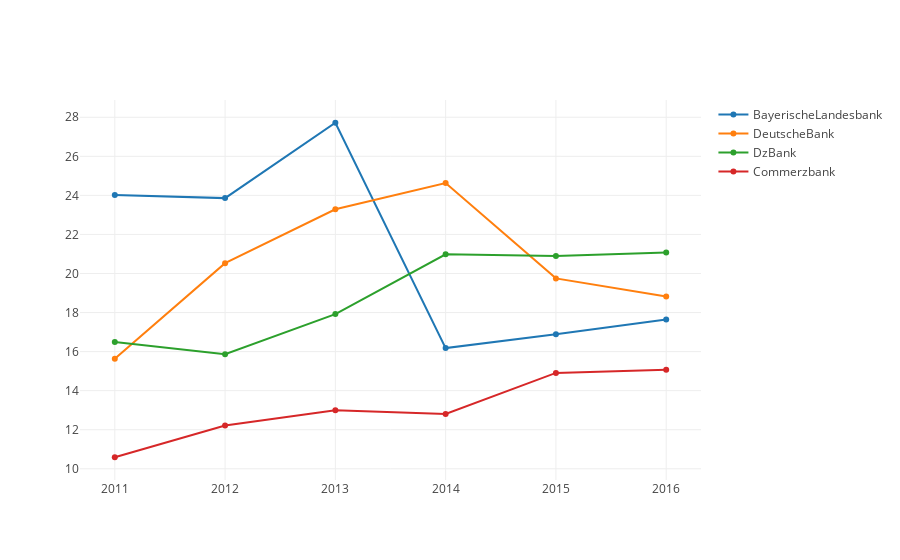

Notebook code cell kept with this figure:
### Markdown cell above
### Plot topic fluctuation throughout years for different banks.

### Code cell
years = [2011,2012, 2013, 2014, 2015, 2016]
values = []
traces = []
bank_of_interest = ['DeutscheBank', 'Commerzbank', 'BayerischeLandesbank', 'DzBank']
for key, value in bank_risks.items():
    if key not in bank_of_interest:
        continue
    newlist = sorted(bank_risks[key], key=lambda k: int(k['year']))
    for l in newlist:
        values.append(round(float(l['value']) * 100,2))
    if key != 'Commerzbank':
        values = values[1:]
    print (key)    
    print (values)
    trace = go.Scatter(
        x = years,
        y = values,
        mode = 'lines+markers',
        name = key
    )
    traces.append(trace)
    values = []
py.offline.iplot(traces, filename='scatter-mode.html')

### Figure 1 — Plotly figure (JSON) as saved in the notebook; plotly's stock layout.template omitted (floating-point values rounded to 4 significant figures)
{"data": [{"mode": "lines+markers", "name": "BayerischeLandesbank", "type": "scatter", "uid": "90feb35e-bf78-11e8-8389-ad30144d8a4a", "x": [2011, 2012, 2013, 2014, 2015, 2016], "y": [24.02, 23.86, 27.72, 16.18, 16.89, 17.65]}, {"mode": "lines+markers", "name": "DeutscheBank", "type": "scatter", "uid": "90feb55c-bf78-11e8-8389-ad30144d8a4a", "x": [2011, 2012, 2013, 2014, 2015, 2016], "y": [15.64, 20.53, 23.29, 24.63, 19.75, 18.82]}, {"mode": "lines+markers", "name": "DzBank", "type": "scatter", "uid": "90feb69c-bf78-11e8-8389-ad30144d8a4a", "x": [2011, 2012, 2013, 2014, 2015, 2016], "y": [16.49, 15.87, 17.92, 20.98, 20.9, 21.07]}, {"mode": "lines+markers", "name": "Commerzbank", "type": "scatter", "uid": "90feb7a0-bf78-11e8-8389-ad30144d8a4a", "x": [2011, 2012, 2013, 2014, 2015, 2016], "y": [10.59, 12.22, 13, 12.81, 14.91, 15.07, 16.34]}], "layout": {}}
